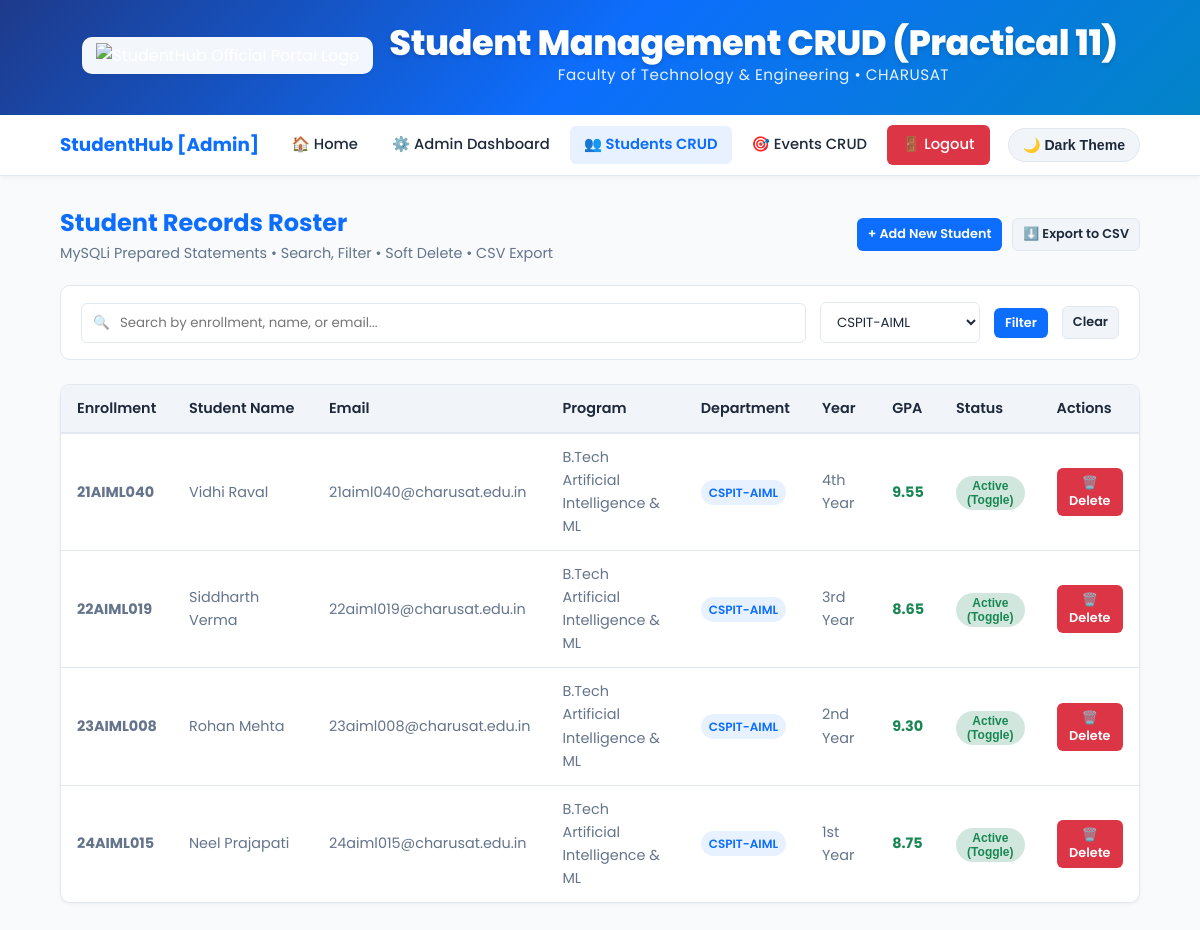
/manage_students.php?department=CSPIT-AIML (signed in), run on the app's committed database.
### tables this page shows
CREATE TABLE `students` (
  `id` INT AUTO_INCREMENT PRIMARY KEY,
  `user_id` INT NULL,
  `enrollment` VARCHAR(20) NOT NULL UNIQUE,
  `full_name` VARCHAR(100) NOT NULL,
  `email` VARCHAR(100) NOT NULL UNIQUE,
  `mobile` VARCHAR(15) NOT NULL,
  `course` VARCHAR(80) NOT NULL,
  `department` VARCHAR(50) NOT NULL,
  `year` VARCHAR(20) NOT NULL,
  `semester` INT NOT NULL DEFAULT 3,
  `gender` ENUM('Male', 'Female', 'Other') NOT NULL,
  `gpa` DECIMAL(3,2) NOT NULL DEFAULT 8.00,
  `status` ENUM('Active', 'Inactive') NOT NULL DEFAULT 'Active',
  `created_at` TIMESTAMP DEFAULT CURRENT_TIMESTAMP,
  `updated_at` TIMESTAMP DEFAULT CURRENT_TIMESTAMP ON UPDATE CURRENT_TIMESTAMP,
  FOREIGN KEY (`user_id`) REFERENCES `users`(`id`) ON DELETE SET NULL,
  INDEX `idx_students_enrollment` (`enrollment`),
  INDEX `idx_students_dept` (`department`),
  INDEX `idx_students_status` (`status`)
);

### php/config.php (called while the page is built, shortened)
<?php
function sanitizeInput($data) {
    $data = trim($data);
    $data = stripslashes($data);
    return htmlspecialchars($data, ENT_QUOTES, 'UTF-8');
}

### manage_students.php (the view, shortened to what this page needs)
<?php
require_once __DIR__ . '/php/config.php';
$mysqli = Database::getMySQLi();
$search = sanitizeInput($_GET['search'] ?? '');
$deptFilter = sanitizeInput($_GET['department'] ?? 'All');
$students = [];
if ($mysqli) {
    $query = "SELECT * FROM students WHERE 1=1";
    $params = [];
    $types = "";
    if ($deptFilter !== 'All') {
        $query .= " AND department = ?";
        $params[] = $deptFilter;
        $types .= "s";
    }
    $query .= " ORDER BY enrollment ASC";
    $stmt = $mysqli->prepare($query);
    if (!empty($params)) {
        $stmt->bind_param($types, ...$params);
    }
    $stmt->execute();
    $result = $stmt->get_result();
    $students = $result->fetch_all(MYSQLI_ASSOC);
} else {
    $json = @file_get_contents(DATA_PATH . '/students.json');
    $students = json_decode($json, true) ?: [];
}
?>
<!DOCTYPE html>
<html lang="en">
<head>
    <link rel="stylesheet" href="css/style.css">
</head>
<body>
    <header role="banner">
        <div class="header-top">
            <img src="images/StudentHubLogo.png" alt="StudentHub Official Portal Logo" class="header-logo">
            <div class="header-brand">
                <h1>Student Management CRUD (Practical 11)</h1>
                <p class="tagline">Faculty of Technology &amp; Engineering &bull; CHARUSAT</p>
            </div>
        </div>
    </header>
    <nav class="main-nav">
        <div class="nav-brand">
            <span>StudentHub [Admin]</span>
        </div>
        <ul class="nav-links">
            <li><a href="index.php">🏠 Home</a></li>
            <li><a href="admin_dashboard.php">⚙️ Admin Dashboard</a></li>
            <li><a href="manage_students.php" class="active">👥 Students CRUD</a></li>
            <li><a href="manage_events.php">🎯 Events CRUD</a></li>
            <li><a href="php/logout.php" class="btn btn-danger btn-sm" style="color: #fff;">🚪 Logout</a></li>
        </ul>
        <div class="nav-actions">
            <button id="themeBtn" class="theme-toggle-btn">🌙 Dark Theme</button>
        </div>
    </nav>
    <main>
        <div style="display: flex; justify-content: space-between; align-items: center; margin-bottom: 20px; flex-wrap: wrap; gap: 14px;">
            <div>
                <h2 style="color: var(--primary);">Student Records Roster</h2>
                <p style="color: var(--text-secondary); font-size: 0.9rem;">
                    MySQLi Prepared Statements &bull; Search, Filter &bull; Soft Delete &bull; CSV Export
                </p>
            </div>
            <div style="display: flex; gap: 10px;">
                <button class="btn btn-primary btn-sm" onclick="window.openModal('addStudentModal')">+ Add New Student</button>
                <a href="php/export_students.php" class="btn btn-secondary btn-sm">⬇️ Export to CSV</a>
            </div>
        </div>
        <form method="GET" class="toolbar" style="margin-bottom: 24px;">
            <div class="toolbar-search">
                <input type="text" name="search" value="<?= htmlspecialchars($search) ?>" placeholder="Search by enrollment, name, or email...">
            </div>
            <div class="toolbar-filter">
                <select name="department" onchange="this.form.submit()">
                    <option value="CSPIT-AIML" <?= $deptFilter === 'CSPIT-AIML' ? 'selected' : '' ?>>CSPIT-AIML</option>
                </select>
            </div>
            <button type="submit" class="btn btn-primary btn-sm">Filter</button>
            <?php if (!empty($search) || $deptFilter !== 'All'): ?>
                <a href="manage_students.php" class="btn btn-secondary btn-sm">Clear</a>
            <?php endif; ?>
        </form>
        <div class="table-responsive">
            <table class="table">
                <thead>
                    <tr>
                        <th>Enrollment</th>
                        <th>Student Name</th>
                        <th>Email</th>
                        <th>Program</th>
                        <th>Department</th>
                        <th>Year</th>
                        <th>GPA</th>
                        <th>Status</th>
                        <th>Actions</th>
                    </tr>
                </thead>
                <tbody>
                    <?php if (empty($students)): ?>
                        <tr><td colspan="9" style="text-align: center; padding: 30px;">No student records found.</td></tr>
                    <?php else: ?>
                        <?php foreach ($students as $s): ?>
                            <tr>
                                <td><strong><?= htmlspecialchars($s['enrollment']) ?></strong></td>
                                <td><?= htmlspecialchars($s['full_name'] ?? $s['name']) ?></td>
                                <td><?= htmlspecialchars($s['email']) ?></td>
                                <td><?= htmlspecialchars($s['course']) ?></td>
                                <td><span class="badge badge-primary"><?= htmlspecialchars($s['department']) ?></span></td>
                                <td><?= htmlspecialchars($s['year']) ?></td>
                                <td><span style="font-weight: 700; color: var(--success);"><?= htmlspecialchars($s['gpa'] ?? '8.5') ?></span></td>
                                <td>
                                    <form method="POST" style="display: inline;" onsubmit="return confirm('Toggle status for this student?');">
                                        <button type="submit" class="badge <?= ($s['status'] ?? 'Active') === 'Active' ? 'badge-success' : 'badge-danger' ?>" style="cursor: pointer; border: none;">
                                            <?= htmlspecialchars($s['status'] ?? 'Active') ?> (Toggle)
                                        </button>
                                    </form>
                                </td>
                                <td>
                                    <form method="POST" style="display: inline;" onsubmit="return confirm('Confirm permanent deletion of <?= htmlspecialchars($s['full_name'] ?? $s['name']) ?>?');">
                                        <button type="submit" class="btn btn-danger btn-sm">🗑️ Delete</button>
                                    </form>
                                </td>
                            </tr>
                        <?php endforeach; ?>
                    <?php endif; ?>
                </tbody>
            </table>
        </div>
    </main>
</body>
</html>

### data on the page
students: enrollment "21AIML040", full_name "Vidhi Raval", email "21aiml040@charusat.edu.in", course "B.Tech Artificial Intelligence & ML", department "CSPIT-AIML", year "4th Year", gpa "9.55", status "Active"
students: enrollment "22AIML019", full_name "Siddharth Verma", email "22aiml019@charusat.edu.in", course "B.Tech Artificial Intelligence & ML", department "CSPIT-AIML", year "3rd Year", gpa "8.65", status "Active"
students: enrollment "23AIML008", full_name "Rohan Mehta", email "23aiml008@charusat.edu.in", course "B.Tech Artificial Intelligence & ML", department "CSPIT-AIML", year "2nd Year", gpa "9.30", status "Active"
students: enrollment "24AIML015", full_name "Neel Prajapati", email "24aiml015@charusat.edu.in", course "B.Tech Artificial Intelligence & ML", department "CSPIT-AIML", year "1st Year", gpa "8.75", status "Active"
